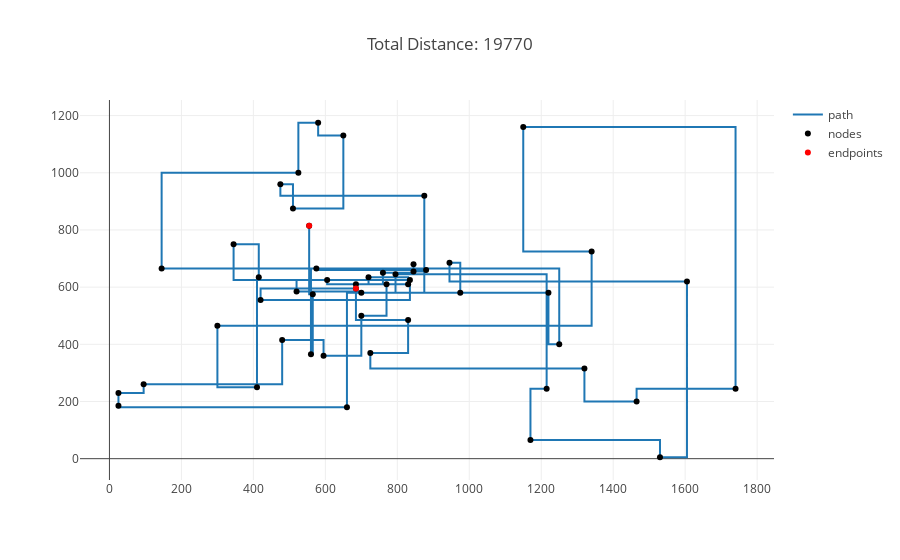

Notebook cell for this chart:
### Code cell
optimizer = RandomWalkSearch(X, Y)
order = optimizer.search(iterations=10000)
draw_path(X, Y, order)
